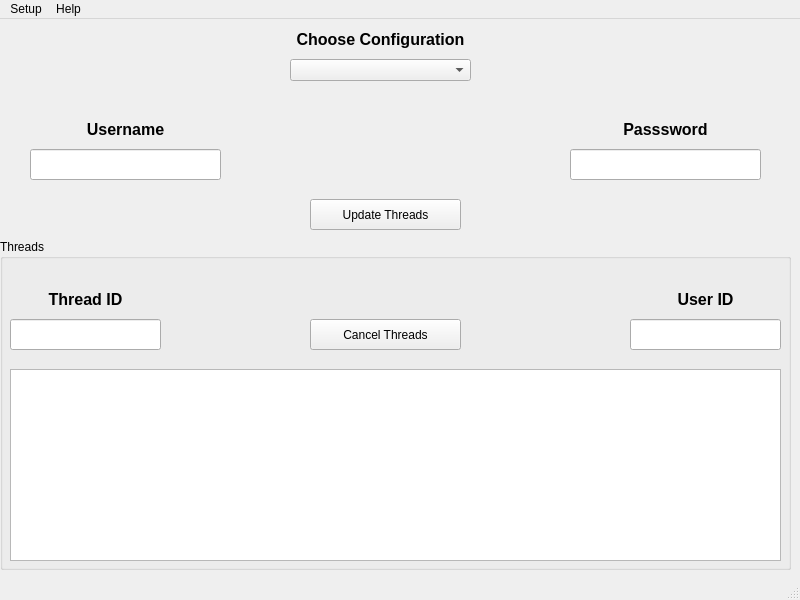
<?xml version="1.0" encoding="UTF-8"?>
<ui version="4.0">
 <class>MainWindow</class>
 <widget class="QMainWindow" name="MainWindow">
  <property name="geometry">
   <rect>
    <x>0</x>
    <y>0</y>
    <width>800</width>
    <height>600</height>
   </rect>
  </property>
  <property name="windowTitle">
   <string>ACG Thread Manager</string>
  </property>
  <property name="windowIcon">
   <iconset resource="resources.qrc">
    <normaloff>:/ACG.ico</normaloff>:/ACG.ico</iconset>
  </property>
  <widget class="QWidget" name="centralwidget">
   <widget class="QComboBox" name="cmbConfig">
    <property name="geometry">
     <rect>
      <x>290</x>
      <y>40</y>
      <width>181</width>
      <height>22</height>
     </rect>
    </property>
   </widget>
   <widget class="QLabel" name="label">
    <property name="geometry">
     <rect>
      <x>290</x>
      <y>10</y>
      <width>181</width>
      <height>21</height>
     </rect>
    </property>
    <property name="font">
     <font>
      <pointsize>12</pointsize>
      <weight>75</weight>
      <bold>true</bold>
     </font>
    </property>
    <property name="text">
     <string>Choose Configuration</string>
    </property>
    <property name="alignment">
     <set>Qt::AlignCenter</set>
    </property>
   </widget>
   <widget class="QLineEdit" name="lnUser">
    <property name="geometry">
     <rect>
      <x>30</x>
      <y>130</y>
      <width>191</width>
      <height>31</height>
     </rect>
    </property>
   </widget>
   <widget class="QLineEdit" name="lnPassword">
    <property name="geometry">
     <rect>
      <x>570</x>
      <y>130</y>
      <width>191</width>
      <height>31</height>
     </rect>
    </property>
    <property name="inputMask">
     <string/>
    </property>
    <property name="echoMode">
     <enum>QLineEdit::Password</enum>
    </property>
   </widget>
   <widget class="QLabel" name="label_2">
    <property name="geometry">
     <rect>
      <x>30</x>
      <y>100</y>
      <width>191</width>
      <height>21</height>
     </rect>
    </property>
    <property name="font">
     <font>
      <pointsize>12</pointsize>
      <weight>75</weight>
      <bold>true</bold>
     </font>
    </property>
    <property name="text">
     <string>Username</string>
    </property>
    <property name="alignment">
     <set>Qt::AlignCenter</set>
    </property>
   </widget>
   <widget class="QLabel" name="label_3">
    <property name="geometry">
     <rect>
      <x>570</x>
      <y>100</y>
      <width>191</width>
      <height>21</height>
     </rect>
    </property>
    <property name="font">
     <font>
      <pointsize>12</pointsize>
      <weight>75</weight>
      <bold>true</bold>
     </font>
    </property>
    <property name="text">
     <string>Passsword</string>
    </property>
    <property name="alignment">
     <set>Qt::AlignCenter</set>
    </property>
   </widget>
   <widget class="QPushButton" name="btnUpdate">
    <property name="geometry">
     <rect>
      <x>310</x>
      <y>180</y>
      <width>151</width>
      <height>31</height>
     </rect>
    </property>
    <property name="text">
     <string>Update Threads</string>
    </property>
   </widget>
   <widget class="QGroupBox" name="groupBox">
    <property name="geometry">
     <rect>
      <x>0</x>
      <y>220</y>
      <width>791</width>
      <height>331</height>
     </rect>
    </property>
    <property name="title">
     <string>Threads</string>
    </property>
    <widget class="QTableView" name="tblThreads">
     <property name="geometry">
      <rect>
       <x>10</x>
       <y>130</y>
       <width>771</width>
       <height>192</height>
      </rect>
     </property>
    </widget>
    <widget class="QLineEdit" name="lnThreadID">
     <property name="geometry">
      <rect>
       <x>10</x>
       <y>80</y>
       <width>151</width>
       <height>31</height>
      </rect>
     </property>
    </widget>
    <widget class="QLineEdit" name="lnUserID">
     <property name="geometry">
      <rect>
       <x>630</x>
       <y>80</y>
       <width>151</width>
       <height>31</height>
      </rect>
     </property>
    </widget>
    <widget class="QLabel" name="label_4">
     <property name="geometry">
      <rect>
       <x>10</x>
       <y>50</y>
       <width>151</width>
       <height>21</height>
      </rect>
     </property>
     <property name="font">
      <font>
       <pointsize>12</pointsize>
       <weight>75</weight>
       <bold>true</bold>
      </font>
     </property>
     <property name="text">
      <string>Thread ID</string>
     </property>
     <property name="alignment">
      <set>Qt::AlignCenter</set>
     </property>
    </widget>
    <widget class="QLabel" name="label_5">
     <property name="geometry">
      <rect>
       <x>630</x>
       <y>50</y>
       <width>151</width>
       <height>21</height>
      </rect>
     </property>
     <property name="font">
      <font>
       <pointsize>12</pointsize>
       <weight>75</weight>
       <bold>true</bold>
      </font>
     </property>
     <property name="text">
      <string>User ID</string>
     </property>
     <property name="alignment">
      <set>Qt::AlignCenter</set>
     </property>
    </widget>
    <widget class="QPushButton" name="pushButton">
     <property name="geometry">
      <rect>
       <x>310</x>
       <y>80</y>
       <width>151</width>
       <height>31</height>
      </rect>
     </property>
     <property name="text">
      <string>Cancel Threads</string>
     </property>
    </widget>
   </widget>
  </widget>
  <widget class="QMenuBar" name="menubar">
   <property name="geometry">
    <rect>
     <x>0</x>
     <y>0</y>
     <width>800</width>
     <height>21</height>
    </rect>
   </property>
   <widget class="QMenu" name="menuSetup">
    <property name="title">
     <string>Setup</string>
    </property>
    <addaction name="actionConfiguration"/>
    <addaction name="actionEdit_Configuration"/>
   </widget>
   <widget class="QMenu" name="menuHelp">
    <property name="title">
     <string>Help</string>
    </property>
    <addaction name="actionAbout"/>
   </widget>
   <addaction name="menuSetup"/>
   <addaction name="menuHelp"/>
  </widget>
  <widget class="QStatusBar" name="statusbar"/>
  <action name="actionConfiguration">
   <property name="text">
    <string>Create Configuration</string>
   </property>
  </action>
  <action name="actionAbout">
   <property name="text">
    <string>About</string>
   </property>
  </action>
  <action name="actionEdit_Configuration">
   <property name="text">
    <string>Edit Configuration</string>
   </property>
  </action>
 </widget>
 <resources>
  <include location="resources.qrc"/>
 </resources>
 <connections/>
</ui>
